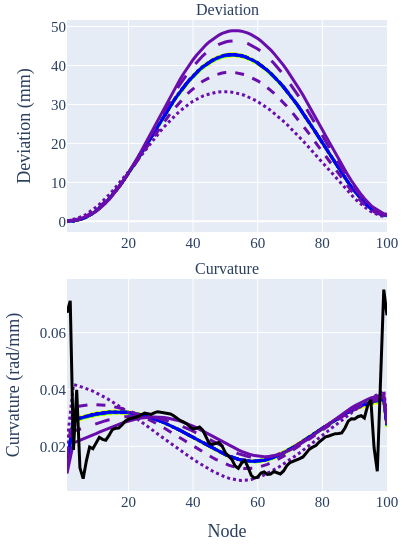

Notebook code for this chart:
### Code cell
#| label: w2-doe-error

df=pd.read_csv('../../data/2001/w2.csv')
doe_df=pd.read_csv('../../pyelastica/wiper_ofat10p/data/doe_df.csv')[25:50]
prt=df.iloc[10:,2:].reset_index(drop=True)
fig=tools.make_subplots(rows=2,cols=1,subplot_titles=("Deviation","Curvature"),vertical_spacing=0.1)
param_colors={'twist':'#ff0000','youngs_modulus':'#ffaa00','base_radius':'#ffff00','density':'#00ff00','coner_angle':'#0000ff','length':'#6a0dad'}
level_style={-10:dict(width=3,dash='dot'),-5:dict(width=3,dash='dash'), 5:dict(width=3,dash='longdash'), 10:dict(width=3,dash='solid')}

for i in range(len(doe_df)):
    scenario=doe_df['scenario'].iloc[i]
    if scenario=='baseline':
        continue
    param,lvl=scenario.rsplit('_',1)
    lvl=int(lvl)
    spl3=pd.read_csv('../../pyelastica/wiper_ofat10p/data/w2_'+scenario+'.csv')
    histerr=[]
    color=param_colors[param]
    style=level_style[lvl]
    for _i in range(len(prt)):
        histerr.append(
            length(
                pd.DataFrame([
                    pd.DataFrame(prt,columns=spl3.columns).iloc[_i],
                    spl3.iloc[_i]
                ]).values
            ).round(3)
        )

    fig1=go.Scatter(
        x=[_i for _i in range(1,101,1)],
        y=histerr,
        name=param,
        mode='lines',
        legendgroup=param,
        showlegend=(lvl==10),
        line=dict(color=color,width=style['width'],dash=style['dash']),
        customdata=np.tile(np.array([i,doe_df["twist"].iloc[i],doe_df["youngs_modulus"].iloc[i]*1000,doe_df['base_radius'].iloc[i],doe_df['density'].iloc[i]*10e5,doe_df['coner_angle'].iloc[i],doe_df['length'].iloc[i]]),(spl3.shape[0],1)),
        hovertemplate=f"{scenario}<br>"+"twist= %{customdata[1]:.2f} deg<br>"+"E= %{customdata[2]:.2f} MPa<br>"+"r= %{customdata[3]:.2f} mm<br>"+"ro= %{customdata[4]:.2f} g/cm3<br>"+"cone angle= %{customdata[5]:.2f} deg<br>"+"length= %{customdata[6]:.2f} mm<br>"+"<extra></extra>"
    )
    fig2=plot_curvature(
        spl3,
        color,
        param
    )
    fig2.legendgroup=param
    fig2.showlegend=False
    fig2.line.width=style['width']
    fig2.line.dash=style['dash']
    fig.append_trace(fig1,1,1)
    fig.append_trace(fig2,2,1)

fig.append_trace(plot_curvature(prt,'#000000','Baseline'),2,1)
fig.update_layout(
    font=dict(size=15,family='Times New Roman'),
    legend=dict(groupclick='togglegroup'),
    autosize=False,
    showlegend=False,
    height=550,
    width=410,
    margin=dict(l=20,r=20,t=20,b=20)
)

fig.update_xaxes(title_text="Node",row=2)
fig.update_yaxes(title_text="Deviation (mm)",row=1)
fig.update_yaxes(title_text="Curvature (rad/mm)",row=2)
fig.show()
